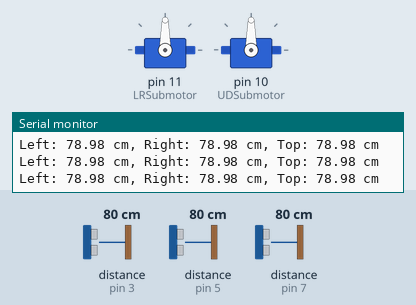
Simulated run of this sketch. Board: Arduino Uno, built with avr-gcc and run on an emulated ATmega328P. On the bench: 2 × servo, the last lines printed to the serial monitor. Wiring (inferred from the names in the program): 3 × ultrasonic range finder: trigger pin 2, echo pin 3 / trigger pin 4, echo pin 5 / trigger pin 6, echo pin 7. The test bench sets the inputs (shaded band); at power-on: distance to the obstacle (sensors on pin 3, pin 5, pin 7) 80 cm. The echo pulse lasts 58.3 µs per cm.

Above: at 1.2 s.
1.3 s: distance to the obstacle (sensor on pin 3) set to 75 cm
4.3 s: distance to the obstacle (sensor on pin 3) set to 68 cm
At 4.9 s:
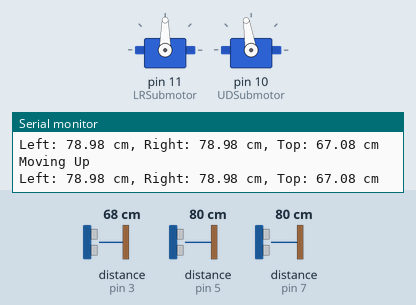
7.3 s: distance to the obstacle (sensor on pin 5) set to 2 cm
At 7.47 s:
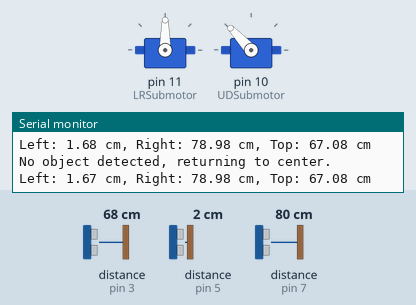
10.3 s: distance to the obstacle (sensor on pin 5) set to 62 cm
13.3 s: distance to the obstacle (sensor on pin 5) set to 70 cm
At 13.8 s:
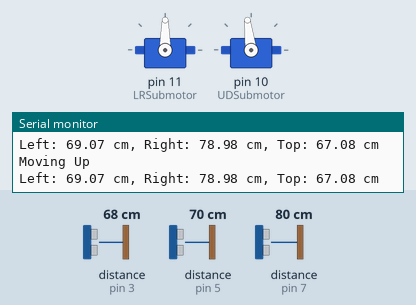
16.3 s: distance to the obstacle (sensor on pin 7) set to 2 cm
At 17.77 s:
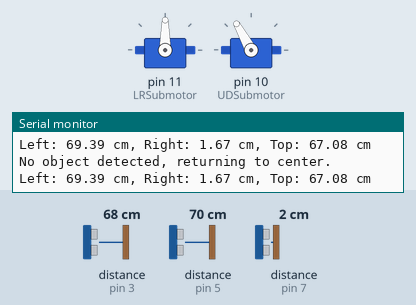
Timing chart, 0 to 21.8 s (numbered marks = the images above; inputs shaded):
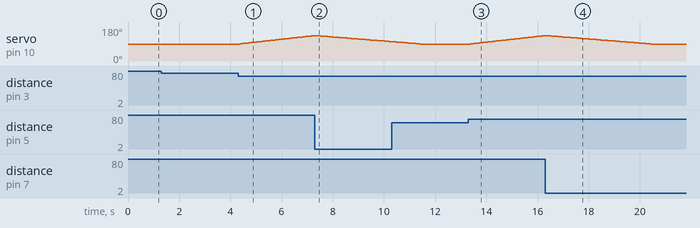

Measured:
- the behaviour switches between 67 and 68 cm on distance to the obstacle (sensor on pin 5) (found by bisection; images 2 and 3)
- after the input at 4.3 s, servo on pin 10 (UDSubmotor): moves from 90° to 135° over 2.9 s, starting after 0.06 s
- after the input at 13.3 s, servo on pin 10 (UDSubmotor): moves from 90° to 135° over 2.9 s, starting after 0.09 s

The sketch:

THREE_MOTION_TRACKING.ino
```cpp
#include <Servo.h>

Servo LRSubmotor; // 좌우 서보모터
Servo UDSubmotor; // 상하 서보모터

const int trigPin_R = 6; // 오른쪽 초음파 센서 trigPin
const int echoPin_R = 7; // 오른쪽 초음파 센서 echoPin

const int trigPin_L = 4; // 왼쪽 초음파 센서 trigPin
const int echoPin_L = 5; // 왼쪽 초음파 센서 echoPin

const int trigPin_T = 2; // 위쪽 초음파 센서 trigPin
const int echoPin_T = 3; // 위쪽 초음파 센서 echoPin

int posLR = 90; // 좌우 서보모터 각도 초기값
int posUD = 90; // 상하 서보모터 각도 초기값

float Lcm, Rcm, Tcm;
const int threshold = 70; // 한계 거리
bool objectDetected = false; // 물체 감지 여부

void setup() {
  Serial.begin(9600);

  LRSubmotor.attach(11); // 좌우 서보모터 핀
  UDSubmotor.attach(10); // 상하 서보모터 핀

  LRSubmotor.write(posLR);
  UDSubmotor.write(posUD);

  pinMode(trigPin_L, OUTPUT);
  pinMode(echoPin_L, INPUT);

  pinMode(trigPin_R, OUTPUT);
  pinMode(echoPin_R, INPUT);

  pinMode(trigPin_T, OUTPUT);
  pinMode(echoPin_T, INPUT);
}

void loop() {
  // 초음파 거리 측정
  Lcm = measureDistance(trigPin_L, echoPin_L);
  Rcm = measureDistance(trigPin_R, echoPin_R);
  Tcm = measureDistance(trigPin_T, echoPin_T);

  Serial.print("Left: "); Serial.print(Lcm); Serial.print(" cm, ");
  Serial.print("Right: "); Serial.print(Rcm); Serial.print(" cm, ");
  Serial.print("Top: "); Serial.print(Tcm); Serial.println(" cm");

  // 물체의 위치를 기준으로 모터 제어
  followObject();
  delay(50); // 물체 추적 속도 조절
}

float measureDistance(int trigPin, int echoPin) {
  digitalWrite(trigPin, LOW);
  delayMicroseconds(2);
  digitalWrite(trigPin, HIGH);
  delayMicroseconds(10);
  digitalWrite(trigPin, LOW);

  long duration = pulseIn(echoPin, HIGH);
  float distance = (duration * 0.034) / 2; // cm 단위 계산
  return distance > 400 ? 400 : distance; // 최대 거리 제한
}

void followObject() {
  // 거리 비교를 위한 변수
  float minDistance = min(Lcm, min(Rcm, Tcm));

  // 물체 탐지 여부 갱신
  objectDetected = (minDistance < threshold);

  if (minDistance == Tcm && Tcm < threshold) {
    // 위쪽으로 이동
    if (posUD < 180) {
      posUD += 1; // 한 번에 작은 각도로 이동
      UDSubmotor.write(posUD);
      Serial.println("Moving Up");
    }
  } else if (Tcm > threshold) {
    // 위쪽에서 아래로 복귀
    if (posUD > 90) {
      posUD -= 1;
      UDSubmotor.write(posUD);
      Serial.println("Returning Down");
    } else {
      // 아래로 복귀 후 좌우 이동
      if (minDistance == Lcm && Lcm < threshold) {
        if (posLR > 0) posLR -= 1;
        LRSubmotor.write(posLR);
        Serial.println("Moving Left");
      } else if (minDistance == Rcm && Rcm < threshold) {
        if (posLR < 180) posLR += 1;
        LRSubmotor.write(posLR);
        Serial.println("Moving Right");
      }
    }
  } else {
    // 물체가 탐지되지 않으면 모든 축 초기화
    if (posUD != 90) {
      posUD += (90 - posUD) / abs(90 - posUD); // 수직 초기 위치 복귀
      UDSubmotor.write(posUD);
    }
    if (posLR != 90) {
      posLR += (90 - posLR) / abs(90 - posLR); // 수평 초기 위치 복귀
      LRSubmotor.write(posLR);
    }
    Serial.println("No object detected, returning to center.");
  }
}
```
